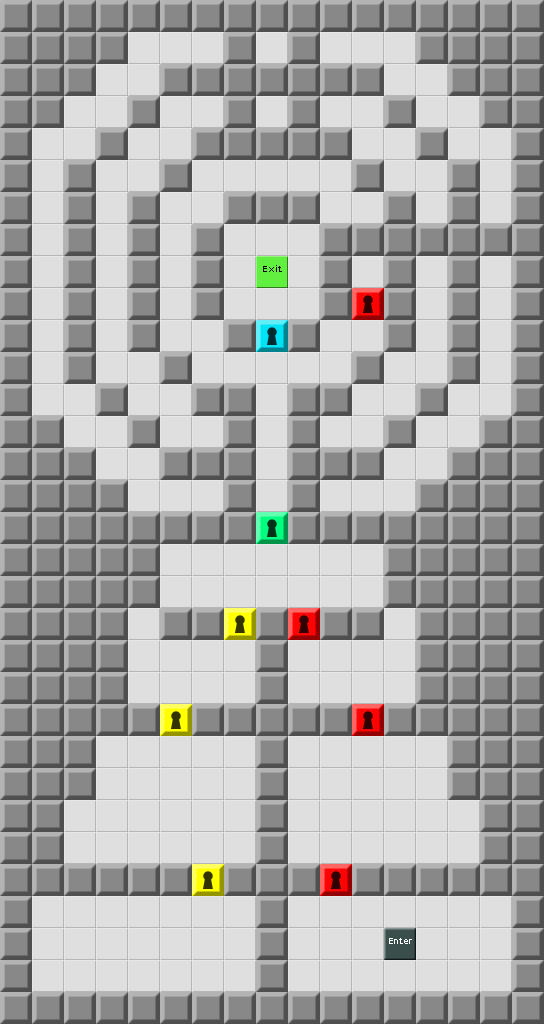

Tiled map render using the project's own tile images. Description and the map definition, with tile-layer contents summarised, below:
An orthogonal 17x32 tile map with 32x32 px tiles, 1 tile layer (Map) and 14 objects.

<map version="1.0" orientation="orthogonal" width="17" height="32" tilewidth="32" tileheight="32">
 <tileset firstgid="1" source="devgraphics.tsx" />
 <layer name="Map" width="17" height="32">
  <data>[544 cells, 544 non-empty, 8 distinct tile ids]</data>
 </layer>
 <objectgroup name="Enemies" width="17" height="32">
  <object gid="7" x="480" y="960" />
  <object gid="7" x="224" y="960" />
 </objectgroup>
 <objectgroup name="Items" width="17" height="32">
  <object gid="8" x="256" y="576">
   <properties>
    <property name="Text" value="Yellow keys only open yellow doors.\nRed keys only open red doors.\nAnd so on.\n\nGod bless me for such an intuitive system." />
   </properties>
  </object>
  <object gid="22" x="352" y="224" />
  <object gid="4" x="128" y="640" />
  <object gid="4" x="352" y="576" />
  <object gid="22" x="384" y="640" />
  <object gid="22" x="416" y="800" />
  <object gid="22" x="320" y="960" />
  <object gid="4" x="64" y="832" />
  <object gid="46" x="160" y="960" />
  <object gid="34" x="352" y="288" />
  <object gid="8" x="256" y="320">
   <properties>
    <property name="Text" value="By the way, did you notice that each level has a password? Write down the passwords if you want to pick up where you left off." />
   </properties>
  </object>
  <object gid="8" x="256" y="384">
   <properties>
    <property name="Text" value="I used to force people to go around this corridor again and again, but people complained and there were incidents.\nYou win, you lazy idiots. Less exercise." />
   </properties>
  </object>
 </objectgroup>
 <objectgroup name="Tools" width="17" height="32" />
 <objectgroup name="Parameters" width="17" height="32">
  <properties>
   <property name="time" value="280" />
   <property name="wrapAround" value="false" />
  </properties>
 </objectgroup>
</map>
